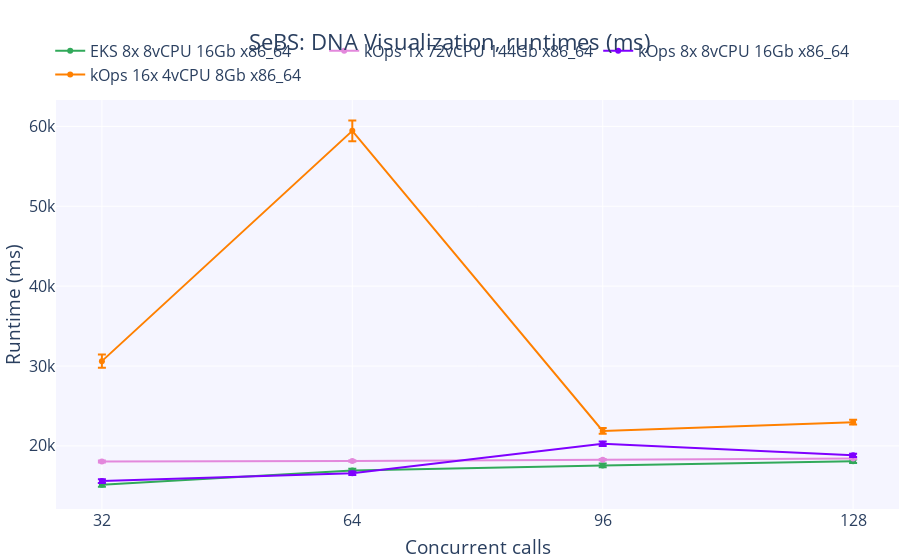

Notebook code for this chart:
### Code cell
fig = create_figure('SeBS: DNA Visualization, runtimes (ms)', 'Concurrent calls', 'Runtime (ms)', concurrent_calls)

for i, k in enumerate(clusters, 3):
    fig.add_trace(
        go.Scatter(
            x = concurrent_calls,
            y = [sebs_df[k]['dna'][c]['runtime'].mean() for c in concurrent_calls],
            error_y=dict(
                type='data',
                symmetric=True,
                array=[sebs_df[k]['dna'][c]['runtime'].sem() for c in concurrent_calls]
            ),
            name = k,
            marker_color=colorPallet[i]
        )
    )

fig.show()

# Save graph
write_image(fig, 'sebs_dna_runtime_scatter.png')

### Figure 1 — Plotly figure (JSON) as saved in the notebook; plotly's stock layout.template omitted (floating-point values rounded to 4 significant figures)
{"data": [{"error_y": {"array": [230.1, 212.0, 235.6, 208.3], "symmetric": true, "type": "data"}, "marker": {"color": "rgba(49, 169, 90, 255)"}, "name": "EKS 8x 8vCPU 16Gb x86_64", "type": "scatter", "x": [32, 64, 96, 128], "y": [15130.0, 16930.0, 17560.0, 18070.0]}, {"error_y": {"array": [124.5, 93.39, 67.78, 62.01], "symmetric": true, "type": "data"}, "marker": {"color": "rgba(227, 136, 220, 255)"}, "name": "kOps 1x 72vCPU 144Gb x86_64", "type": "scatter", "x": [32, 64, 96, 128], "y": [18030.0, 18090.0, 18280.0, 18410.0]}, {"error_y": {"array": [234.5, 207.7, 291.7, 203.6], "symmetric": true, "type": "data"}, "marker": {"color": "rgba(127, 0, 255, 255)"}, "name": "kOps 8x 8vCPU 16Gb x86_64", "type": "scatter", "x": [32, 64, 96, 128], "y": [15600.0, 16570.0, 20270.0, 18820.0]}, {"error_y": {"array": [825.7, 1301.0, 359.4, 292.7], "symmetric": true, "type": "data"}, "marker": {"color": "rgba(255, 128, 0, 255)"}, "name": "kOps 16x 4vCPU 8Gb x86_64", "type": "scatter", "x": [32, 64, 96, 128], "y": [30610.0, 59450.0, 21870.0, 22970.0]}], "layout": {"autosize": true, "font": {"size": 16}, "legend": {"orientation": "h", "x": 0.47, "xanchor": "center", "y": 1.02, "yanchor": "bottom"}, "margin": {"autoexpand": true, "b": 1, "l": 1, "r": 1}, "plot_bgcolor": "rgba(245,245,255,255)", "title": {"text": "SeBS: DNA Visualization, runtimes (ms)", "x": 0.5, "xanchor": "center"}, "xaxis": {"autorange": true, "range": [26.35, 133.7], "tickmode": "array", "tickvals": [32, 64, 96, 128], "title": {"text": "Concurrent calls"}, "type": "linear"}, "yaxis": {"autorange": true, "range": [11610.0, 63340.0], "title": {"text": "Runtime (ms)"}, "type": "linear"}}}
